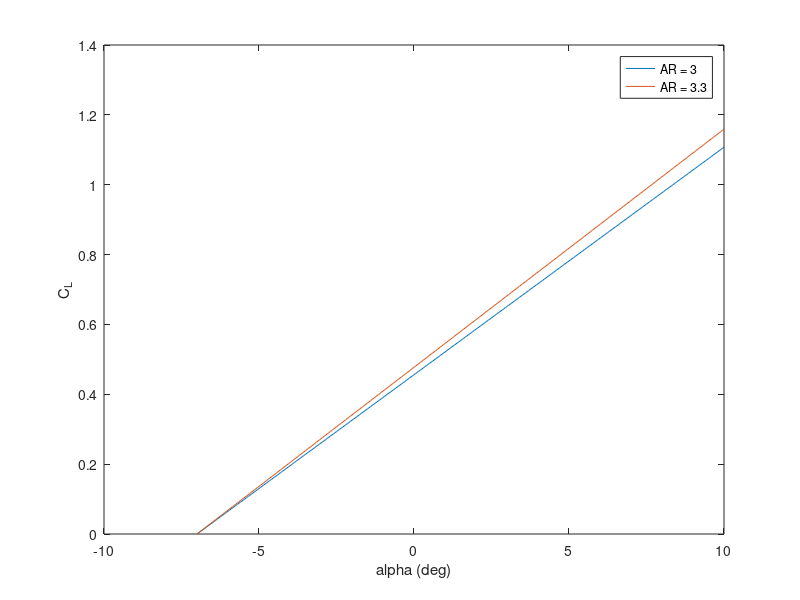
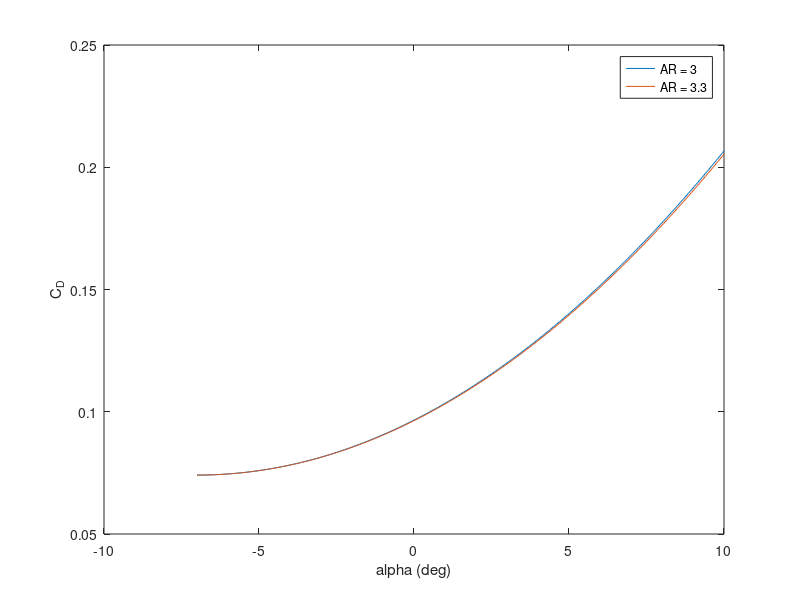
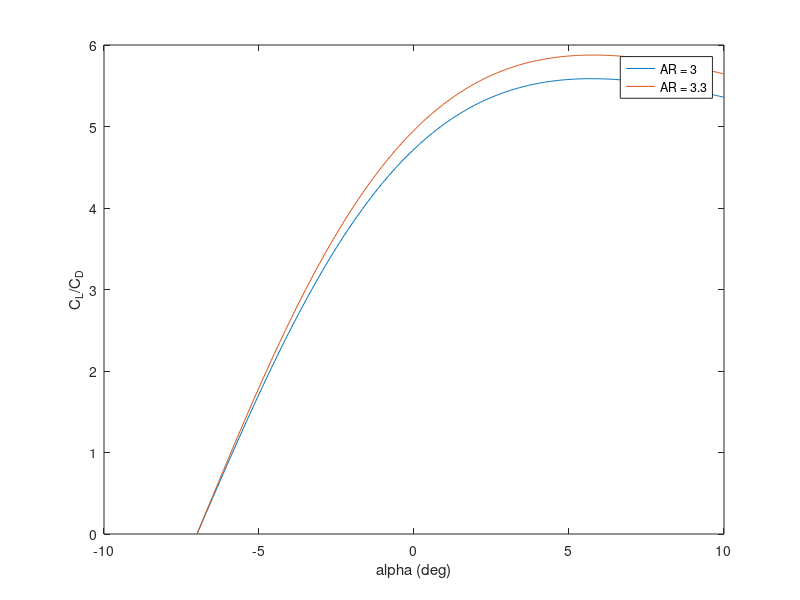
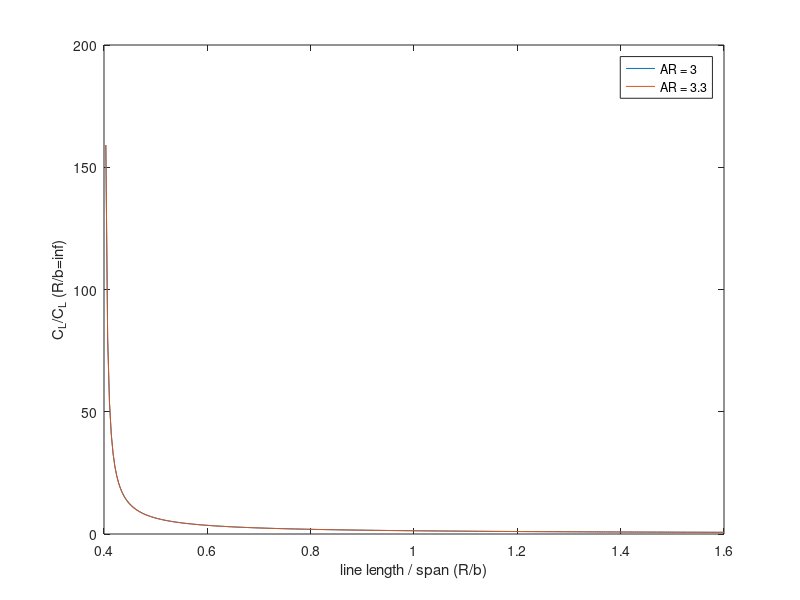

The MATLAB script that drew these images, in order:
% CLARK Y Parafoil Aerodynamic Analysis
% started 22/07/24 - Rosalind Aves
clear all; close all; clc;

% Constants and parameters
a0 = 6.89 ; % Clark Y lift curve slope (deg^-1)
alpha_zl = -7 * pi/180; % Zero lift angle of attack (rad)

% Aspect Ratios
AR = [3, 3.33];

% Tau and delta values for different AR
tau = [0.097, 0.105];
delta = [0.01875, 0.022];

% Calculating a0_dash and a for different AR values
a0_dash = (2 * pi .* AR) .* tanh(a0 ./ (2 * pi .* AR));
a = (pi .* AR .* a0_dash) ./ (pi .* AR + a0_dash .* (1 + tau));

% Angle of attack range
alpha = [-7:0.05:10] .* pi/180;

% Lift coefficient calculation
for i = 1:length(a)
    C_L(:,i) = a(i) .* (alpha - alpha_zl);
end

% Plotting C_L vs alpha
figure();
plot(alpha .* 180/pi, C_L(:,1));
hold on
plot(alpha .* 180/pi, C_L(:,2));
xlabel('alpha (deg)');
ylabel('C_L');
legend('AR = 3', 'AR = 3.3');
hold off

% Drag coefficient calculation
C_D0 = 0.015 + 0.004 + 0.5 * 0.11 + 0.0001;
for i = 1:length(delta)
    C_D(:,i) = C_D0 + (C_L(:,i).^2 .* (1 + delta(i))) ./ (pi * AR(i));
end

% Plotting C_D vs alpha
figure();
plot(alpha .* 180/pi, C_D(:,1));
hold on
plot(alpha .* 180/pi, C_D(:,2));
xlabel('alpha (deg)');
ylabel('C_D');
legend('AR = 3', 'AR = 3.3');
hold off

% Plotting C_L/C_D vs alpha
figure();
plot(alpha .* 180/pi, C_L(:,1) ./ C_D(:,1));
hold on
plot(alpha .* 180/pi, C_L(:,2) ./ C_D(:,2));
xlabel('alpha (deg)');
ylabel('C_L/C_D');
legend('AR = 3', 'AR = 3.3');
hold off

% Span and line length ratio calculations
b = 1.42; % Span (m)
R_b = linspace(0.4, 1.6, length(alpha));
R = b .* R_b;
beta = b ./ (4 .* R);
alpha = 5 * pi/180;

for i = 1:length(a)
    C_L2(:,i) = a(i) .* (alpha - alpha_zl) .* cos(beta).^2;
end

% Plotting C_L2/C_L vs R/b
figure();
plot(R_b, C_L2(:,1) ./ C_L(:,1));
hold on
plot(R_b, C_L2(:,2) ./ C_L(:,2));
xlabel('line length / span (R/b)');
ylabel('C_L/C_L (R/b=inf)');
legend('AR = 3', 'AR = 3.3');
hold off

% Surface area and chord length calculations
S = b^2 ./ AR;
c = b ./ AR;
d = 1.5e-3; % Line diameter (m)
n = 12;
A_cube = 0.1 * 0.1; % Cubesat area (m^2)

for i = 1:length(a)
    C_Dl(:,i) = (n .* R .* d .* cos(alpha).^3) ./ S(i);
    C_Ds(:,i) = (A_cube) ./ S(i);
end

for i = 1:length(delta)
    C_D2(:,i) = C_D0 + C_Dl(:,i) + C_Ds(:,i) + (C_L(:,i).^2 .* (1 + delta(i))) ./ (pi * AR(i));
end

% Plotting C_L2/C_D2 vs R/b
figure();
plot(R_b, C_L2(:,1) ./ C_D2(:,1));
hold on
plot(R_b, C_L2(:,2) ./ C_D2(:,2));
xlabel('line length / span (R/b)');
ylabel('C_L/C_D');
legend('AR = 3', 'AR = 3.3');
hold off

%% Design points

R_b_dp = 0.6; % Optimum based on the last figure
alpha_dp = 5 * pi/180; % Before stall
R_dp = R_b_dp * b;
beta_dp = b / (4 * R_dp);

C_L2_dp = a(2) * (alpha_dp - alpha_zl) * cos(beta_dp)^2;
C_L_dp = a(2) * (alpha_dp - alpha_zl);

C_Dl_dp = (n * R_dp * d * cos(alpha_dp)^3) / S(2);
C_Ds_dp = (A_cube) / S(2);

C_D2_dp = C_D0 + C_Dl_dp + C_Ds_dp + (C_L_dp^2 * (1 + delta(2))) / (pi * AR(2));

gamma = atan(1 / (C_L2_dp / C_D2_dp)); % Glide angle
rho = 1.225; % Air density (kg/m^3)
Wt = 3 * 9.81; % Weight (N)
Dr = sqrt(C_L2_dp^2 + C_D2_dp^2);
V = sqrt((2 * Wt) / (rho * S(2) * Dr));
u = V * cos(gamma);
w = V * sin(gamma);

%% Rigging angle analysis

m_s = 3; % Mass (kg)
g = 9.81; % Gravity (m/s^2)
C_Mc4 = 0;
mu1 = [-10:1:15] .* pi/180;
alpha1 = [-7:0.05:30] .* pi/180;

for j = 1:length(mu1)
    for i = 1:length(alpha1)
        C_M(j,i) = C_Mc4 - R_dp * (C_Ds_dp * cos(alpha1(i) + mu1(j))) - R_dp * n * R_dp * d * (cos(alpha1(i) + mu1(j))^2) / (S(2) * 2 * c(2)) - m_s * g * R_dp * sin(alpha1(i) + mu1(j) - gamma) / (0.5 * rho * V^2 * S(2) * c(2));
    end
end

% Plotting rigging angle analysis
y = zeros(size(alpha1));
x = alpha_dp * ones(size(alpha1));
figure();
plot(alpha1, y);
hold on
plot(x, alpha1);
hold on
for j = 1:length(mu1)
    plot(alpha1, C_M(j,:));
end
xlabel('alpha (deg)');
ylabel('C_M');
legend('Zero Line', 'Design Point', 'C_M curves');
hold off
